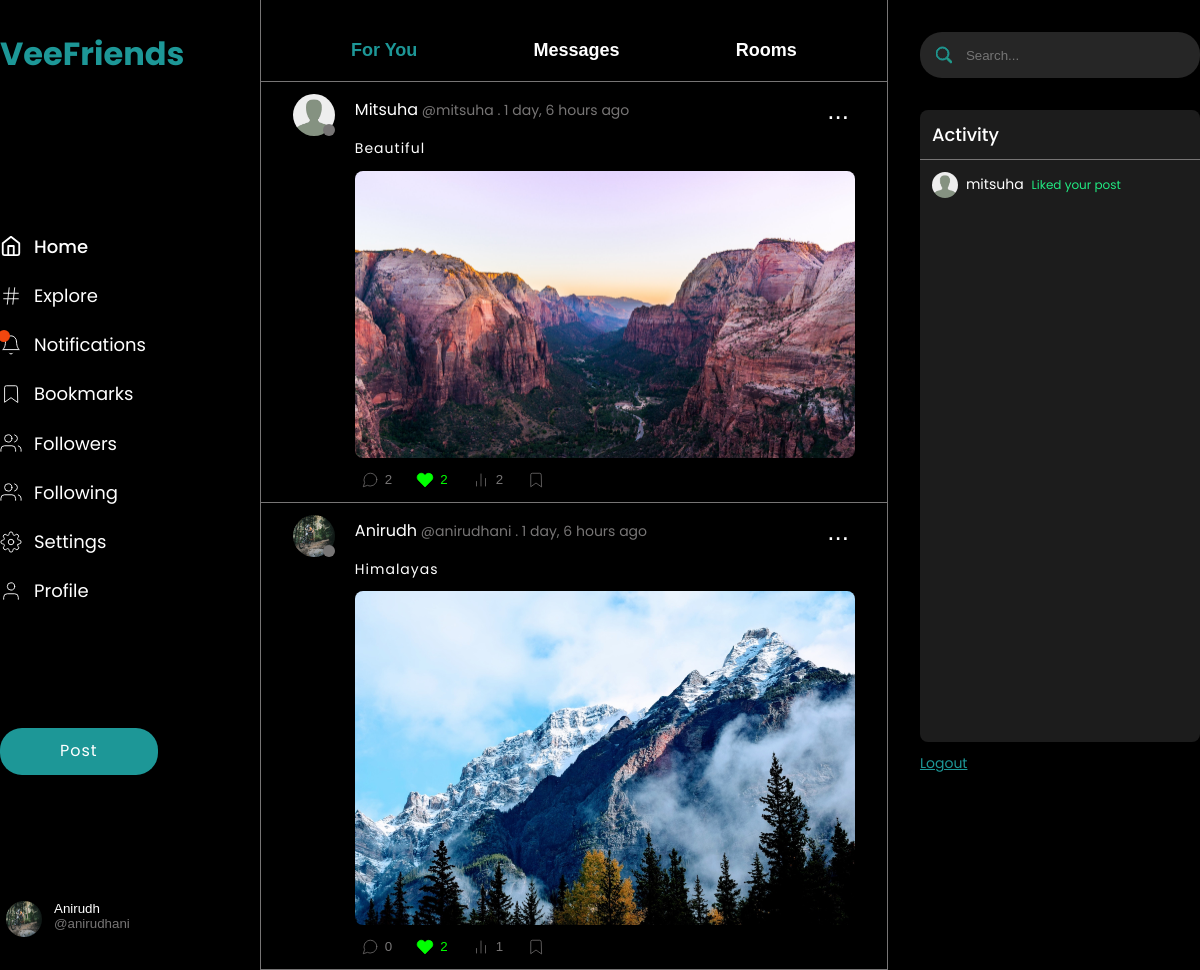
Page / (signed in) on the committed database.
### accounts/models.py (models this page shows, shortened)
class User(AbstractBaseUser, PermissionsMixin):
    id = models.UUIDField(
        default=uuid.uuid4, primary_key=True, unique=True, editable=False
    )
    username = models.CharField(max_length=60, unique=True)
    email = models.CharField(max_length=255, unique=True)
    name = models.CharField(max_length=60)
    is_superuser = models.BooleanField(default=False)
    is_staff = models.BooleanField(default=False)
    is_active = models.BooleanField(default=True)
    date_joined = models.DateTimeField(auto_now=True)
    objects = UserManager()
    USERNAME_FIELD = "username"
    REQUIRED_FIELDS = ["email", "name"]
    class Meta:
        verbose_name = "User"
        verbose_name_plural = "Users"

class Profile(models.Model):
    user = models.OneToOneField(User, on_delete=models.CASCADE, related_name="profile")
    username = models.CharField(max_length=60)
    name = models.CharField(max_length=60)
    email = models.CharField(max_length=255)
    avatar = models.ImageField(default="default/avatar.jpg", upload_to="profile/")
    cover_picture = models.ImageField(
        default="default/cover_picture.jpg", upload_to="cover/"
    )
    bio = models.TextField(blank=True)
    followers = models.ManyToManyField(
        "self", blank=True, symmetrical=False, related_name="follower"
    )
    following = models.ManyToManyField(
        "self", blank=True, symmetrical=False, related_name="follow"
    )
    created_at = models.DateTimeField(auto_now_add=True)
    updated_at = models.DateTimeField(auto_now=True)
    @property
    def get_absolute_url(self):
        return reverse("profile", kwargs={"username": self.username})
    def __str__(self):
        return self.username
    class Meta:
        verbose_name = "Profile"
        verbose_name_plural = "Profiles"
        ordering = ["-created_at"]

### posts/models.py (models this page shows, shortened)
class Post(models.Model):
    id = models.UUIDField(
        default=uuid.uuid4, primary_key=True, unique=True, editable=False
    )
    owner = models.ForeignKey(Profile, on_delete=models.CASCADE)
    image = models.ImageField(upload_to="posts/", blank=True)
    body = models.TextField(blank=True)
    likes = models.ManyToManyField(Profile, related_name="post_likes")
    impressions = models.ManyToManyField(Profile, related_name="post_impressions")
    created_at = models.DateTimeField(auto_now_add=True)
    updated_at = models.DateTimeField(auto_now=True)
    @property
    def get_absolute_url(self):
        return reverse("view_post", kwargs={"post_id": self.id})
    class Meta:
        ordering = ["-created_at"]
        verbose_name = "Post"
        verbose_name_plural = "Posts"

class ActivityMessage(models.Model):
    user = models.ForeignKey(Profile, on_delete=models.CASCADE)
    notification = models.TextField()
    post = models.ForeignKey(Post, on_delete=models.CASCADE, null=True, blank=True)
    created_at = models.DateTimeField(auto_now_add=True)
    updated_at = models.DateTimeField(auto_now=True)
    class Meta:
        verbose_name = "Activity message"
        verbose_name_plural = "Activity messages"

### posts/views.py (the view)
# urls.py: path("", views.home, name="home"),
@login_required(login_url="login")
def home(request):
    user = request.user.profile
    friends = user.following.values_list("id")
    all_posts = Post.objects.select_related("owner").filter(
        Q(owner=user) | Q(owner__in=friends)
    )
    chat_messages = ChatMessage.objects.filter(user=user)
    all_chats = []
    for msg in chat_messages:
        all_chats.append(msg.chat.room)
    my_rooms = ChatRoom.objects.filter(Q(members=user))
    bookmark, _ = Bookmark.objects.get_or_create(user=request.user.profile)
    context = {
        "posts": all_posts,
        "my_rooms": my_rooms,
        "bookmark": bookmark,
        "user": user,
        "chat_messages": all_chats,
    }
    return render(request, "posts/home.html", context)

### chat/models.py (called while the page is built)
    @property
    def get_absolute_url(self):
        return reverse("chat_room", kwargs={"room_name": self.room})

    def __str__(self):
        return self.name

### posts/templates/posts/home.html (shortened to what this page needs)
{% extends 'main.html' %}{% load static %} {% block content %}
<main id="Home" class="home wrapper">
  <div class="home__grid w-100">
    {% include 'sidebar.html' %}
    <div class="home__grid-feed">
      <div class="home__grid-feed-header flex flex-ai-c flex-jc-sa">
        <button class="active">For You</button>
        <button>Messages</button>
        <button>Rooms</button>
      </div>
      <section class="home_content active">
        <div class="feed-section">
           {% for post in posts %}
          <div class="feed">
            <a href="{{post.owner.get_absolute_url}}" class="user-img">
              <img src="{{post.owner.avatar.url}}" alt="" />
              <span class="is-offline"></span>
            </a>
            <div class="post">
              <div class="flex flex-ai-c flex-jc-sb pb-12">
                <div style="gap: 6px">
                  <a href="{{post.owner.get_absolute_url}}" class="name">{{post.owner.name}}</a>
                  <span class="username">@{{post.owner.username}}</span>
                  <span class="timestamp">. {{post.created_at|timesince}} ago</span>
                </div>
                <div class="options">
                  <button type="button" onclick="postOption(event)">...</button>
                </div>
              </div>
              <a href="{% url 'view_post' post.id %}" class="body">
                <p class="text">{{post.body}}</p>
                <div class="img">
                  <img src="{{post.image.url}}" alt="" />
                </div>
              </a>
              <div class="footer flex flex-ai-c gp-12 flex-jc-s">
                <button type="button" class="comment flex flex-ai-c flex-jc-c">
                  <span>{{post.comment.all.count}}</span>
                </button>
                {% if user in post.likes.all %}
                <button
                  type="button"
                  class="likes flex flex-ai-c flex-jc-c added"
                  onclick="addLike(event,'{{post.id}}')"
                >
                  <span class="post_count">{{post.likes.all.count}}</span>
                </button>
                {% endif %}
                <button type="button" class="interactions flex flex-ai-c flex-jc-c">
                  <span>{{post.impressions.all.count}}</span>
                </button>
                {% if post in bookmark.post.all %}
                <button
                  type="button"
                  class="bookmark flex flex-ai-c flex-jc-c added"
                  onclick="addToBookmark(event,'{{post.id}}')"
                >
                  <svg
                    xmlns="http://www.w3.org/2000/svg"
                    width="24"
                    height="24"
                    viewBox="0 0 24 24"
                    fill="none"
                    stroke="currentColor"
                    stroke-width="2"
                    stroke-linecap="round"
                    stroke-linejoin="round"
                    class="feather feather-bookmark"
                    style="pointer-events: none"
                  >
                    <path d="M19 21l-7-5-7 5V5a2 2 0 0 1 2-2h10a2 2 0 0 1 2 2z"></path>
                  </svg>
                </button>
                {% else %}
                <button
                  type="button"
                  class="bookmark flex flex-ai-c flex-jc-c"
                  onclick="addToBookmark(event,'{{post.id}}')"
                >
                  <svg
                    xmlns="http://www.w3.org/2000/svg"
                    width="24"
                    height="24"
                    viewBox="0 0 24 24"
                    fill="none"
                    stroke="currentColor"
                    stroke-width="2"
                    stroke-linecap="round"
                    stroke-linejoin="round"
                    class="feather feather-bookmark"
                    style="pointer-events: none"
                  >
                    <path d="M19 21l-7-5-7 5V5a2 2 0 0 1 2-2h10a2 2 0 0 1 2 2z"></path>
                  </svg>
                </button>
                {% endif %}
              </div>
            </div>
          </div>
          {% endfor %}
        </div>
      </section>
    </div>
    {% include 'activitybar.html' %}
  </div>
</main>
{% endblock %}

### templates/main.html (shortened to what this page needs)
{% load static %}
<!DOCTYPE html>
<html lang="en">
  <head>
    <link rel="stylesheet" href="{% static 'css/style.css' %}" />
  </head>
  <body>
    {% block content %} {% endblock %}
  </body>
</html>

### templates/sidebar.html (shortened to what this page needs)
<div class="sidebar py-32">
  <div class="sidebar__logo">
    <a href="{% url 'home' %}"><h1>VeeFriends</h1></a>
  </div>
  <ul class="sidebar__links">
    <li class="link active">
      <a href="{% url 'home' %}">
        <span>Home</span></a
      >
    </li>
    <li class="link">
      <a href="{% url 'search' %}?q="
        >
        <span>Explore</span></a
      >
    </li>
    <li class="link">
      <a href="{% url 'notifications' %}">
        <svg
          xmlns="http://www.w3.org/2000/svg"
          width="24"
          height="24"
          viewBox="0 0 24 24"
          fill="none"
          stroke="currentColor"
          stroke-width="2"
          stroke-linecap="round"
          stroke-linejoin="round"
          class="feather feather-bell"
        >
          <path d="M18 8A6 6 0 0 0 6 8c0 7-3 9-3 9h18s-3-2-3-9"></path>
          <path d="M13.73 21a2 2 0 0 1-3.46 0"></path>
        </svg>
        <span class="notification"></span>
        <span>Notifications</span></a
      >
    </li>
    <li class="link">
      <a href="{% url 'bookmark' %}">
        <svg
          xmlns="http://www.w3.org/2000/svg"
          width="24"
          height="24"
          viewBox="0 0 24 24"
          fill="none"
          stroke="currentColor"
          stroke-width="2"
          stroke-linecap="round"
          stroke-linejoin="round"
          class="feather feather-bookmark"
        >
          <path d="M19 21l-7-5-7 5V5a2 2 0 0 1 2-2h10a2 2 0 0 1 2 2z"></path>
        </svg>
        <span>Bookmarks</span></a
      >
    </li>
    <li class="link">
      <a href="{% url 'followers' %}">
        <span>Followers</span></a
      >
    </li>
    <li class="link">
      <a href="{% url 'followings' %}">
        <span>Following</span></a
      >
    </li>
    <li class="link">
      <a href="{% url 'settings' %}">
        <span>Settings</span></a
      >
    </li>
    <li class="link">
      <a href="{{request.user.profile.get_absolute_url}}">
        <svg
          xmlns="http://www.w3.org/2000/svg"
          width="20"
          height="20"
          viewBox="0 0 24 24"
          fill="none"
          stroke="#000"
          stroke-width="1"
          stroke-linecap="round"
          stroke-linejoin="round"
          class="feather feather-user"
        >
          <path d="M20 21v-2a4 4 0 0 0-4-4H8a4 4 0 0 0-4 4v2"></path>
          <circle cx="12" cy="7" r="4"></circle>
        </svg>
        <span>Profile</span>
      </a>
    </li>
  </ul>
  <div class="sidebar__post-btn">
    <a href="{% url 'create_post' %}">Post</a>
  </div>
  <button type="button" class="sidebar__user flex flex-ai-s flex-jc-s" id="logout-btn">
    <div class="user-img">
      <img src="{{request.user.profile.avatar.url}}" alt="" />
    </div>
    <div class="flex flex-ai-s" style="flex-direction: column">
      <span class="name">{{request.user.profile.name}}</span>
      <span class="username">@{{request.user.profile.username}}</span>
    </div>
  </button>
</div>

### templates/activitybar.html
<div class="rightSidebar py-32">
  <div class="rightSidebar__search">
    <form action="{% url 'search' %}">
      <div class="form-control flex flex-ai-c gp-12">
        <?xml version="1.0" ?><svg
          class="bi bi-search"
          fill="#28a17d"
          height="16"
          viewBox="0 0 16 16"
          width="16"
          xmlns="http://www.w3.org/2000/svg"
        >
          <path
            d="M11.742 10.344a6.5 6.5 0 1 0-1.397 1.398h-.001c.03.04.062.078.098.115l3.85 3.85a1 1 0 0 0 1.415-1.414l-3.85-3.85a1.007 1.007 0 0 0-.115-.1zM12 6.5a5.5 5.5 0 1 1-11 0 5.5 5.5 0 0 1 11 0z"
          />
        </svg>
        <input type="text" placeholder="Search..." name="q" />
      </div>
    </form>
  </div>
  <div class="rightSidebar__activity">
    <div class="title"><span>Activity</span></div>
    <ul id="ActivityBar">
      {% for notify in request.user.profile.activity.message.all %}
      <li>
        <a href="{{notify.post.get_absolute_url}}">
          <div class="user-img">
            <img src="{{notify.user.avatar.url}}" alt="" />
          </div>
          <div class="name"><span>{{notify.user}}</span></div>
          <span class="body accept">{{notify.notification}}</span>
        </a>
      </li>
      {% endfor %}
    </ul>
  </div>
  <div class="rightSidebar__logout_btn">
    {% if request.user.is_authenticated %}
    <a href="{% url 'logout' %}">Logout</a>
    {% else %}
    <a href="{% url 'login' %}">Login</a>
    {% endif %}
  </div>
</div>

### rows in the picture
User: user.profile.avatar (picture), user.profile.name "Anirudh", user.profile.username "anirudhani"
Post: owner.avatar (placeholder picture), owner.name "Mitsuha", owner.username "mitsuha", created_at "1 day, 6 hours", body "Beautiful", image (picture), comment.all.count "2", likes.all.count "2", impressions.all.count "2"
Post: owner.avatar (picture), owner.name "Anirudh", owner.username "anirudhani", created_at "1 day, 6 hours", body "Himalayas", image (picture), comment.all.count "0", likes.all.count "2", impressions.all.count "1"
ActivityMessage: user.avatar (placeholder picture), user "mitsuha", notification "Liked your post"
